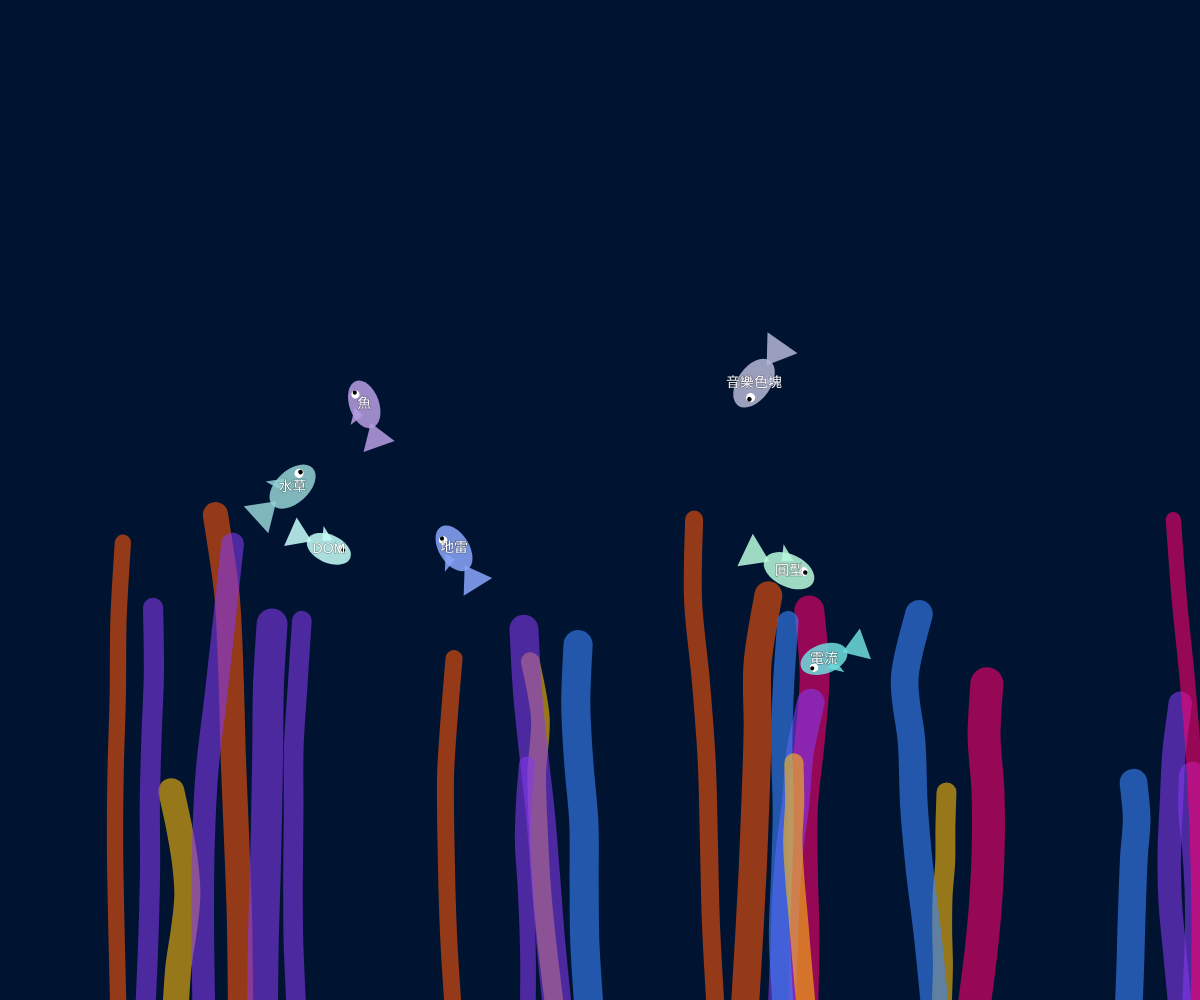
Frame 1 (no input)
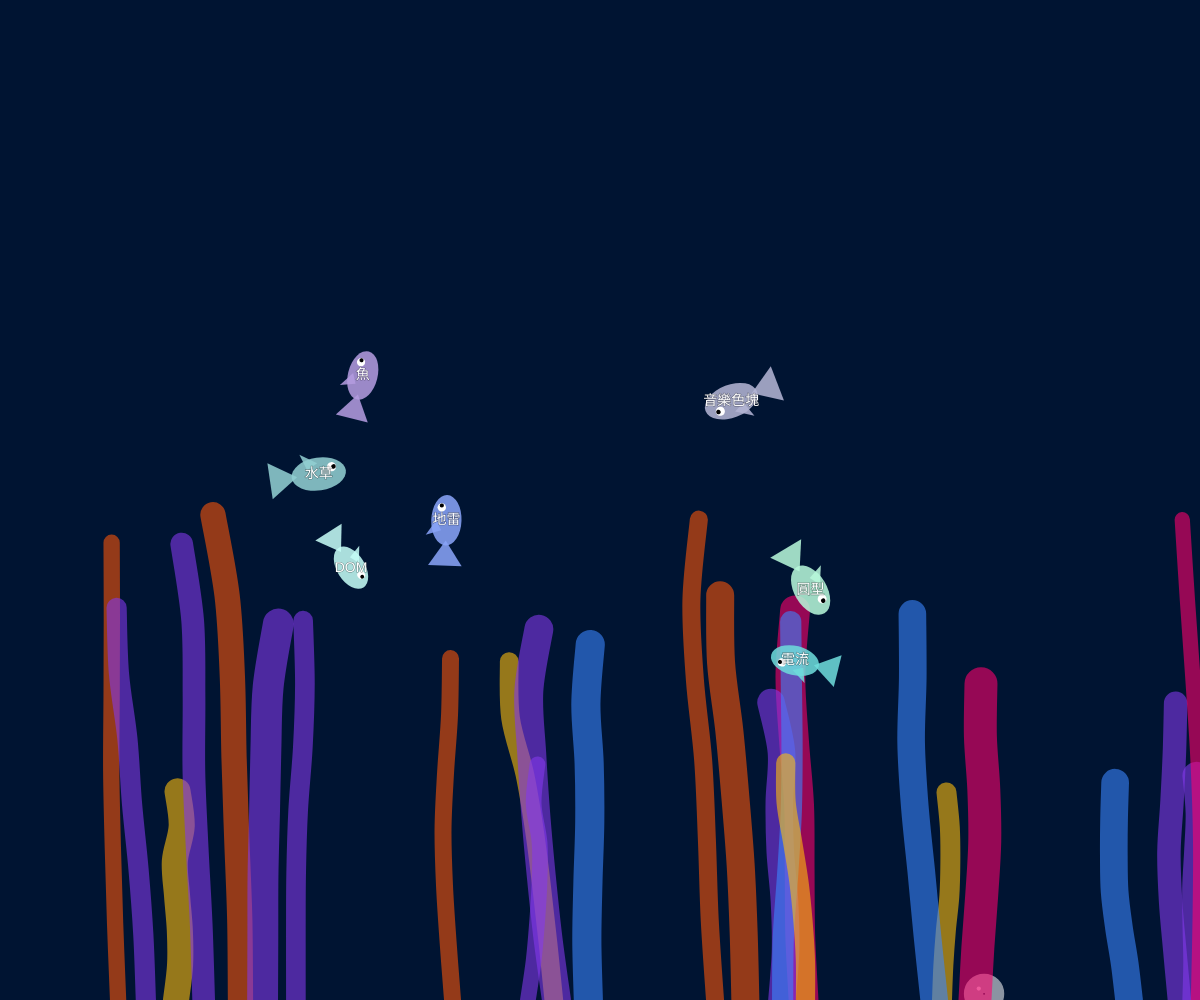
Frame 60 (no input)
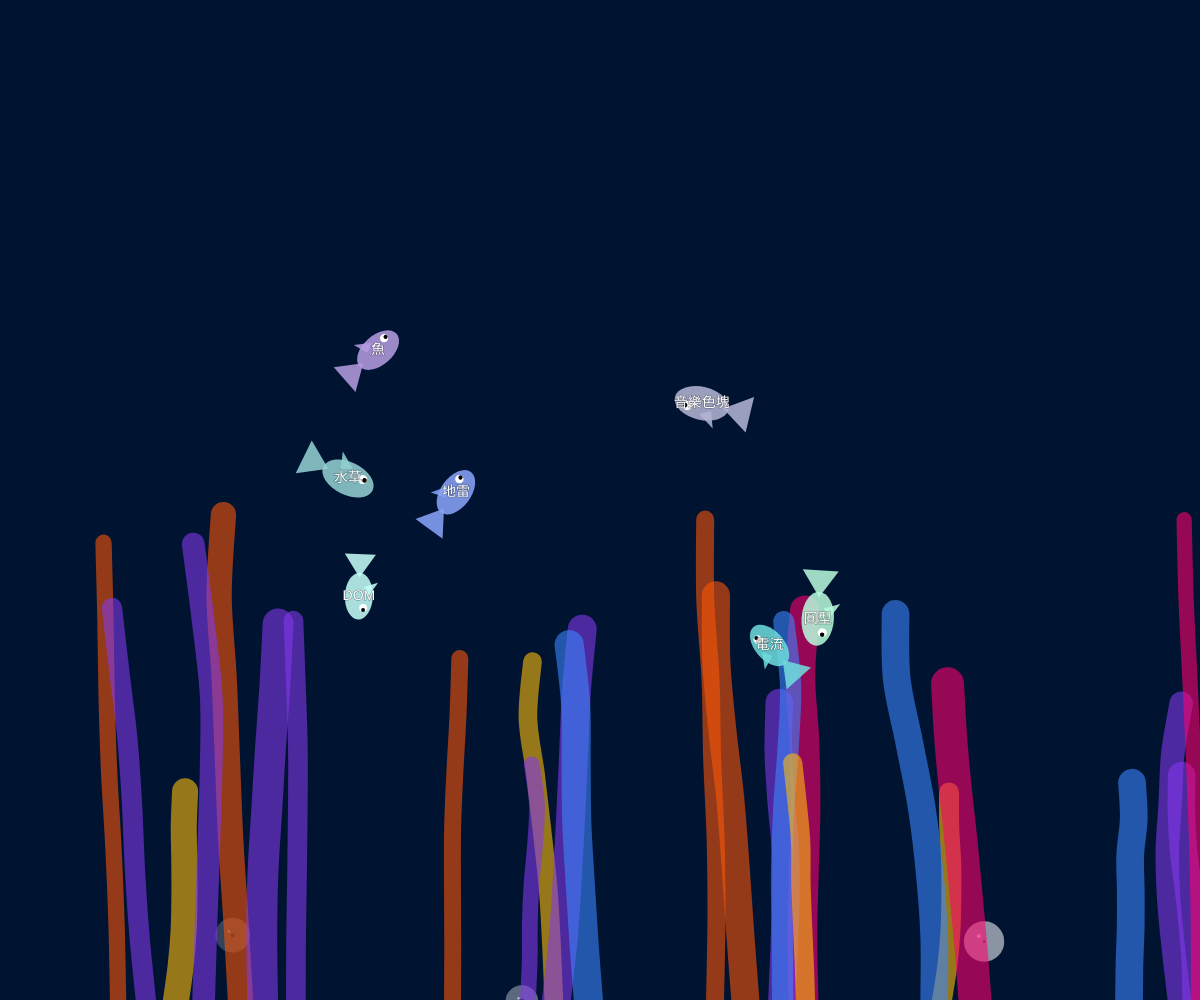
Frame 120 (the mouse pressed at the canvas centre since frame 60)

The p5.js sketch that drew these frames (run headless with seeded random() and noise() and a simulated clock; from frame 60 on, the mouse is pressed at the canvas centre):

// p5.js sketch
// ── sketch.js
let offset = 0;
let fishes = [];
let bubbles = [];
let grasses = [];
let iframeContainer;

const GRASS_COLORS = ['#ffbe0b', '#fb5607', '#ff006e', '#8338ec', '#3a86ff']; 

// 在此填入你六個作品的 URL
const workUrls = [
  './1/index.html',
  './2/index.html',
  './3/index.html',
  './4/index.html',
  './5/index.html',
  './6/index.html',
  './7/index.html'
];

// 在此修改魚身上顯示的文字
const fishLabels = [
  '音樂色塊',
  '魚',
  '圓型',
  '水草',
  '電流',
  '地雷',
  'DOM'
];

function setup() {
  createCanvas(windowWidth, windowHeight);
  textAlign(CENTER, CENTER); // 設定文字居中
  
  // 初始化魚群，分佈在螢幕中間區域
  for (let i = 0; i < workUrls.length; i++) {
    fishes.push(new Fish(
      random(width * 0.2, width * 0.8), 
      random(height * 0.3, height * 0.7), 
      workUrls[i],
      fishLabels[i]
    ));
  }

  // 初始化 25 根海草
  for (let i = 0; i < 25; i++) {
    grasses.push({
      x: random(width),
      h: random(height * 0.2, height * 0.5),
      w: random(15, 35),
      color: color(random(GRASS_COLORS)),
      noiseOffset: random(1000),
      freq: random(0.005, 0.015),
      swayRange: random(40, 100)
    });
  }

  setupIframeContainer();
}

/**
 * Separated Iframe setup for better organization
 */
function setupIframeContainer() {
  // 建立存放作品的 Iframe 容器 (預設隱藏)
  iframeContainer = createDiv('');
  iframeContainer.style('position', 'fixed');
  iframeContainer.style('top', '0');
  iframeContainer.style('left', '0');
  iframeContainer.style('width', '100vw');
  iframeContainer.style('height', '100vh');
  iframeContainer.style('background', 'rgba(0, 0, 0, 0.85)');
  iframeContainer.style('display', 'none');
  iframeContainer.style('z-index', '999');
  
  // 建立一個專門放 iframe 的容器，避免影響到按鈕
  let contentArea = createDiv('');
  contentArea.id('iframe-content');
  contentArea.parent(iframeContainer);

  // 建立關閉按鈕
  let closeBtn = createButton('Close ×');
  closeBtn.parent(iframeContainer);
  closeBtn.style('position', 'absolute');
  closeBtn.style('top', '20px');
  closeBtn.style('right', '20px');
  closeBtn.style('padding', '10px 20px');
  closeBtn.mousePressed(() => {
    iframeContainer.style('display', 'none');
    select('#iframe-content').html(''); // 只清空 iframe 內容
  });
}

function draw() {
  background(0, 20, 50); // 改為深藍色背景

  // 1. 繪製背景水泡
  updateBubbles();
  if (frameCount % 30 === 0) {
    createBubble();
  }

  // 2. 繪製底部海草
  drawGrasses();

  // 檢查是否滑鼠在任何魚身上，改變游標
  let hovering = false;
  // 繪製魚群
  for (let fish of fishes) {
    fish.update(fishes);
    fish.display();
    if (fish.isClicked(mouseX, mouseY)) {
      hovering = true;
    }
  }
  
  if (hovering) cursor(HAND);
  else cursor(ARROW);
}

function windowResized() {
  resizeCanvas(windowWidth, windowHeight);
}

function mousePressed() {
  for (let fish of fishes) {
    if (fish.isClicked(mouseX, mouseY)) {
      showWork(fish.url);
      break;
    }
  }
}

function showWork(url) {
  iframeContainer.style('display', 'flex');
  iframeContainer.style('justify-content', 'center');
  iframeContainer.style('align-items', 'center');
  
  // 插入 Iframe
  let content = `<iframe src="${url}" style="width:80vw; height:80vh; border:none; background: white; box-shadow: 0 10px 30px rgba(0,0,0,0.5); border-radius: 8px;"></iframe>`;
  let contentArea = select('#iframe-content');
  contentArea.html(content);
}

function createBubble() {
  bubbles.push({
    x: random(width),
    y: height + 20,
    size: random(10, 25),
    speed: random(0.5, 2.5),
    opacity: random(50, 150)
  });
}

function updateBubbles() {
  for (let i = bubbles.length - 1; i >= 0; i--) {
    let b = bubbles[i];
    b.y -= b.speed;
    
    stroke(255, b.opacity);
    noFill();
    circle(b.x, b.y, b.size);
    
    // 水泡反光
    noStroke();
    fill(255, b.opacity + 30);
    circle(b.x - b.size/4, b.y - b.size/4, b.size/5);
    
    if (b.y < -50) {
      bubbles.splice(i, 1);
    }
  }
}

function drawGrasses() {
  noFill();
  
  grasses.forEach(g => {
    // 使用海草自定義顏色，並加上透明度
    let c = g.color;
    stroke(red(c), green(c), blue(c), 150);
    strokeWeight(g.w);

    beginShape();
    // 起點
    curveVertex(g.x, height); 
    
    let segments = 6; 
    for (let j = 0; j <= segments; j++) {
      let y = height - (j / segments) * g.h;
      // 使用 noise 產生擺動
      let sway = map(
        noise(g.noiseOffset + frameCount * g.freq, j * 0.1), 
        0, 1, 
        -g.swayRange, g.swayRange
      );
      // 越往尖端擺動幅度越大
      let currentSway = sway * (j / segments); 
      curveVertex(g.x + currentSway, y);
    }
    
    // 終點控制點
    let lastSway = map(noise(g.noiseOffset + frameCount * g.freq, 0.6), 0, 1, -g.swayRange, g.swayRange);
    curveVertex(g.x + lastSway, height - g.h);

    endShape();
  });
}

class Fish {
  constructor(x, y, url, label) {
    this.x = x;
    this.y = y;
    this.url = url;
    this.label = label;
    this.size = random(40, 60);
    this.angle = random(TWO_PI);
    // 為每隻魚隨機分配顏色 (柔和的藍、綠、紫色系)
    this.color = color(random(100, 200), random(150, 255), random(200, 255), 220);
  }

  update(allFishes) {
    this.x += cos(this.angle) * 0.5;
    this.y += sin(this.angle) * 0.5;
    this.angle += 0.01;

    // 防止魚群重疊邏輯
    for (let other of allFishes) {
      if (other !== this) {
        let d = dist(this.x, this.y, other.x, other.y);
        // 設定最小安全間距 (約為魚身大小的 80%)
        let minDist = (this.size + other.size) * 0.4;
        if (d < minDist) {
          // 計算推開的角度
          let pushAngle = atan2(this.y - other.y, this.x - other.x);
          this.x += cos(pushAngle) * 0.8;
          this.y += sin(pushAngle) * 0.8;
        }
      }
    }

    // 簡單的邊界處理，讓魚留在螢幕內
    if (this.x < 0) this.x = width;
    if (this.x > width) this.x = 0;
    if (this.y < 0) this.y = height;
    if (this.y > height) this.y = 0;
  }

  display() {
    push();
    translate(this.x, this.y);
    
    // 根據游動角度旋轉 (加上 PI 是因為預設頭向右)
    rotate(this.angle);
    
    // 繪製魚身
    fill(this.color);
    noStroke();
    
    // 背鰭
    triangle(0, -this.size*0.2, -this.size*0.3, -this.size*0.4, -this.size*0.2, -this.size*0.1);
    
    // 身體
    ellipse(0, 0, this.size, this.size * 0.6);
    
    // 魚尾
    triangle(-this.size/2.5, 0, -this.size*0.9, -this.size/3, -this.size*0.9, this.size/3);
    
    // 眼睛
    fill(255);
    ellipse(this.size/4, -this.size/10, this.size/6, this.size/6);
    fill(0);
    ellipse(this.size/4 + 2, -this.size/10, this.size/12, this.size/12);
    
    // 在魚身上寫字
    rotate(-this.angle); // 文字保持水平不旋轉
    fill(255);
    stroke(0, 100); // 加上淡淡的描邊增加可讀性
    strokeWeight(1);
    textSize(14);
    text(this.label, 0, 0);
    pop();
  }

  isClicked(mx, my) {
    let d = dist(mx, my, this.x, this.y);
    return d < this.size / 2;
  }
}
